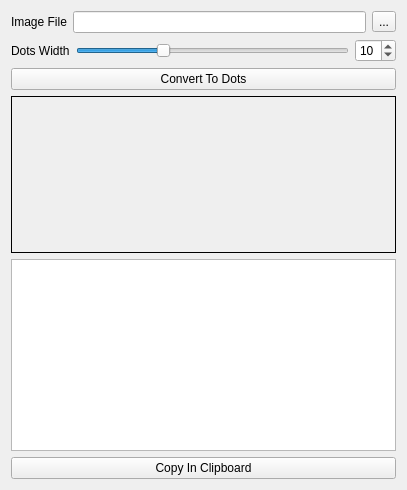
<?xml version="1.0" encoding="UTF-8"?>
<ui version="4.0">
 <class>Form</class>
 <widget class="QWidget" name="Form">
  <property name="geometry">
   <rect>
    <x>0</x>
    <y>0</y>
    <width>407</width>
    <height>490</height>
   </rect>
  </property>
  <property name="windowTitle">
   <string>Form</string>
  </property>
  <layout class="QVBoxLayout" name="verticalLayout">
   <item>
    <layout class="QHBoxLayout" name="horizontalLayout">
     <item>
      <widget class="QLabel" name="label">
       <property name="text">
        <string>Image File</string>
       </property>
      </widget>
     </item>
     <item>
      <widget class="QLineEdit" name="image_path_text"/>
     </item>
     <item>
      <widget class="QToolButton" name="toolButton">
       <property name="text">
        <string>...</string>
       </property>
      </widget>
     </item>
    </layout>
   </item>
   <item>
    <layout class="QHBoxLayout" name="horizontalLayout_2">
     <item>
      <widget class="QLabel" name="label_4">
       <property name="text">
        <string>Dots Width</string>
       </property>
      </widget>
     </item>
     <item>
      <widget class="QSlider" name="slider">
       <property name="minimum">
        <number>1</number>
       </property>
       <property name="maximum">
        <number>30</number>
       </property>
       <property name="sliderPosition">
        <number>10</number>
       </property>
       <property name="orientation">
        <enum>Qt::Horizontal</enum>
       </property>
       <property name="invertedAppearance">
        <bool>false</bool>
       </property>
      </widget>
     </item>
     <item>
      <widget class="QSpinBox" name="spinBox">
       <property name="minimum">
        <number>1</number>
       </property>
       <property name="maximum">
        <number>30</number>
       </property>
       <property name="value">
        <number>10</number>
       </property>
      </widget>
     </item>
    </layout>
   </item>
   <item>
    <widget class="QPushButton" name="convert_button">
     <property name="text">
      <string>Convert To Dots</string>
     </property>
    </widget>
   </item>
   <item>
    <widget class="QLabel" name="image_label">
     <property name="sizePolicy">
      <sizepolicy hsizetype="MinimumExpanding" vsizetype="MinimumExpanding">
       <horstretch>0</horstretch>
       <verstretch>0</verstretch>
      </sizepolicy>
     </property>
     <property name="minimumSize">
      <size>
       <width>80</width>
       <height>80</height>
      </size>
     </property>
     <property name="frameShape">
      <enum>QFrame::Box</enum>
     </property>
     <property name="frameShadow">
      <enum>QFrame::Plain</enum>
     </property>
     <property name="lineWidth">
      <number>1</number>
     </property>
     <property name="text">
      <string/>
     </property>
    </widget>
   </item>
   <item>
    <widget class="QTextEdit" name="nuke_text">
     <property name="readOnly">
      <bool>true</bool>
     </property>
     <property name="html">
      <string>&lt;!DOCTYPE HTML PUBLIC &quot;-//W3C//DTD HTML 4.0//EN&quot; &quot;http://www.w3.org/TR/REC-html40/strict.dtd&quot;&gt;
&lt;html&gt;&lt;head&gt;&lt;meta name=&quot;qrichtext&quot; content=&quot;1&quot; /&gt;&lt;style type=&quot;text/css&quot;&gt;
p, li { white-space: pre-wrap; }
&lt;/style&gt;&lt;/head&gt;&lt;body style=&quot; font-family:'.AppleSystemUIFont'; font-size:13pt; font-weight:400; font-style:normal;&quot;&gt;
&lt;p style=&quot;-qt-paragraph-type:empty; margin-top:0px; margin-bottom:0px; margin-left:0px; margin-right:0px; -qt-block-indent:0; text-indent:0px;&quot;&gt;&lt;br /&gt;&lt;/p&gt;&lt;/body&gt;&lt;/html&gt;</string>
     </property>
     <property name="acceptRichText">
      <bool>false</bool>
     </property>
    </widget>
   </item>
   <item>
    <widget class="QPushButton" name="copy_button">
     <property name="text">
      <string>Copy In Clipboard</string>
     </property>
    </widget>
   </item>
  </layout>
 </widget>
 <resources/>
 <connections/>
</ui>
